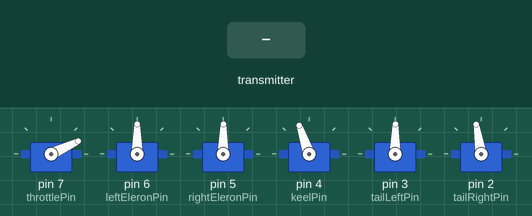
This sketch was run on a simulated Arduino Uno, built with avr-gcc and run on an emulated ATmega328P. On the bench: 6 × servo. The inputs (shaded band) are chosen by the test bench. No radio packets arrive unless stated.

Above: at 9.2 s.
9.3 s: the transmitter starts sending throttle = 64
At 9.9 s:
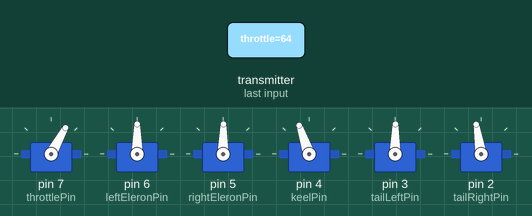
10.8 s: the transmitter starts sending yaw = 0
At 12.0 s:
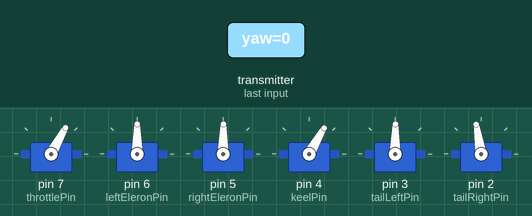
12.3 s: the transmitter starts sending pitch = 0
At 13.4 s:
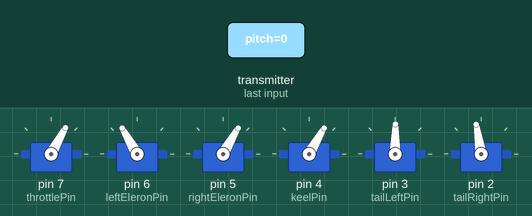
13.8 s: the transmitter starts sending roll = 0
At 14.5 s:
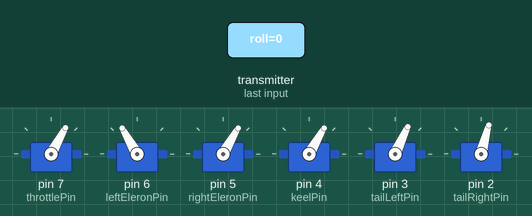
15.3 s: the transmitter starts sending throttle = 0
At 15.7 s:
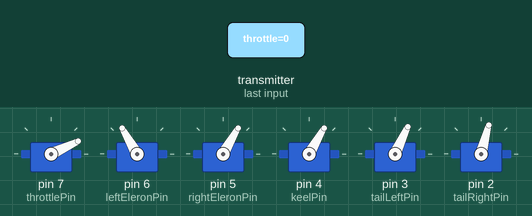
16.8 s: the transmitter starts sending throttle = 255
At 18.0 s:
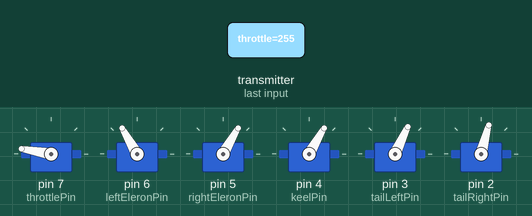
Timing chart, 0 to 19.3 s (numbered marks = the images above; inputs shaded):
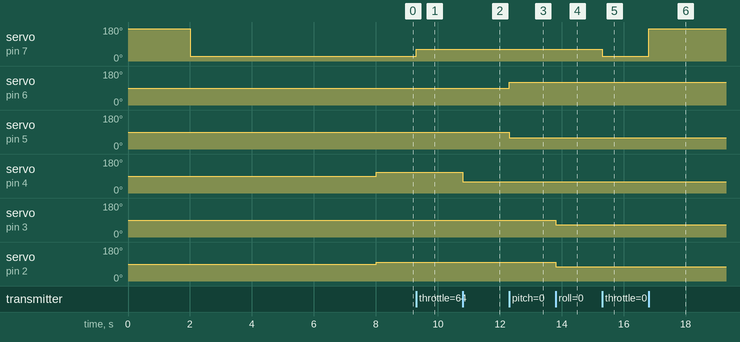

The sketch:

PredatorRX.ino
```cpp
// Необходимо установить библиотеку для радиомодуля nRF24
// MQ-9 21 02
#include <Servo.h>
#include <SPI.h>
#include "RF24.h"

RF24 radio(9, 10);

const uint64_t pipeIn = 0xE8E8F0F0E1LL;

struct PredatorData
{
    byte throttle;
    byte yaw;
    byte pitch;
    byte roll;
};
PredatorData data;
unsigned long lastRecvTime = 0;

int throttlePin = 7;    // Газ
int leftEleronPin = 6;  // Левое крыло
int rightEleronPin = 5; // Правое крыло
int keelPin = 4;        // Киль
int tailLeftPin = 3;    // Хвост левый
int tailRightPin = 2;    // Хвост правый

Servo throttleServo;
Servo leftEleronServo;
Servo rightEleronServo;
Servo keelServo;
Servo leftTailServo;
Servo rightTailServo;

const int motorMaxVal = 2300;
const int motorMinVal = 800;
const int tailLeftMinVal = 65;
const int tailLeftMaxVal = 115;
const int tailRightMinVal = 75;
const int tailRightMaxVal = 125;
const int eleronRightMinVal = 60;
const int eleronRightMaxVal = 120;
const int eleronLeftMinVal = 60;
const int eleronLeftMaxVal = 120;
const int keelMinVal = 60;
const int keelMaxVal = 160;

// #define DEBUG

void resetData()
{
    data.throttle = 0;
    data.yaw = 127;
    data.pitch = 127;
    data.roll = 127;
}

void setup()
{
    setupPins();
    setupServos();
    radio.begin();

#ifdef DEBUG
    bool check = radio.isChipConnected();
    Serial.begin(9600);
    Serial.print("check-");
    Serial.println(check);
#endif

    setupRadio();
    calibrateMotor();
    resetData();
}

void setupPins()
{
    pinMode(throttlePin, OUTPUT);
}

void setupServos()
{
    throttleServo.attach(throttlePin);
    leftEleronServo.attach(leftEleronPin);
    rightEleronServo.attach(rightEleronPin);
    keelServo.attach(keelPin);
    leftTailServo.attach(tailLeftPin);
    rightTailServo.attach(tailRightPin);
}

void setupRadio()
{
    // radio.setChannel(0x60);
    radio.setAutoAck(false);
    // radio.setRetries(0, 15);
    // radio.enableAckPayload();
    // radio.setPayloadSize(32);
    // radio.setPALevel(RF24_PA_MAX);
    radio.setDataRate(RF24_250KBPS);
    // radio.powerUp();
    radio.openReadingPipe(1, pipeIn);
    radio.startListening();
}

void calibrateMotor()
{
    throttleServo.writeMicroseconds(motorMaxVal);
    delay(2000);
    throttleServo.writeMicroseconds(motorMinVal);
    delay(6000);
}

void loop()
{
    while (radio.available())
    {
        radio.read(&data, sizeof(PredatorData));
        lastRecvTime = millis();
    }

#ifdef DEBUG
    Serial.print("Recieved ");
    Serial.print(data.throttle);
    Serial.print(" ");
    Serial.print(data.pitch);
    Serial.print(" ");
    Serial.print(data.roll);
    Serial.print(" ");
    Serial.print(data.yaw);
    Serial.print(" ");
    Serial.println();
#endif

    // Газ
    int torque = map(data.throttle, 0, 255, motorMinVal, motorMaxVal);
    torque = constrain(torque, motorMinVal, motorMaxVal);
    throttleServo.writeMicroseconds(torque);

    // Тангаж
    int eleronLeft = map(255 - data.pitch, 0, 255, eleronLeftMinVal, eleronLeftMaxVal);
    leftEleronServo.write(eleronLeft);

    int eleronRight = map(data.pitch, 0, 255, eleronRightMinVal, eleronRightMaxVal);
    rightEleronServo.write(eleronRight);

    // Крен
    int tailLeft = map(data.roll, 0, 255, tailLeftMinVal, tailLeftMaxVal);
    leftTailServo.write(tailLeft);

    int tailRight = map(data.roll, 0, 255, tailRightMinVal, tailRightMaxVal);
    rightTailServo.write(tailRight);


    // Рысканье
    int yaw = map(data.yaw, 0, 255, keelMinVal, keelMaxVal);
    keelServo.write(yaw);

    unsigned long now = millis();
    if (now - lastRecvTime > 5000)
    {
        resetData();
    }
}
```

Measured:
- after the input at 9.3 s, servo on pin 7 (throttlePin): 25° → 61° at once
- after the input at 10.8 s, servo on pin 4 (keelPin): 109° → 60° at once
- after the input at 12.3 s, servo on pin 6 (leftEleronPin): 90° → 120° at once; servo on pin 5 (rightEleronPin): 89° → 60° at once
- after the input at 13.8 s, servo on pin 3 (tailLeftPin): 89° → 65° at once; servo on pin 2 (tailRightPin): 99° → 75° at once
- after the input at 15.3 s, servo on pin 7 (throttlePin): 61° → 25° at once
- after the input at 16.8 s, servo on pin 7 (throttlePin): 25° → 170° at once
